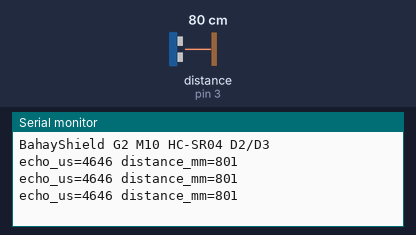
Recording of a sketch running on a simulated Arduino Uno, built with avr-gcc and run on an emulated ATmega328P. Parts: the last lines printed to the serial monitor. Wiring (inferred from the names in the program): ultrasonic range finder: trigger pin 2; echo pin 3. The inputs (shaded band) are chosen by the test bench; at power-on: distance to the obstacle (sensor on pin 3) 80 cm. The echo pulse lasts 58.3 µs per cm.

Above: at 1.8 s.
1.9 s: distance to the obstacle (sensor on pin 3) set to 2 cm
At 2.31 s:
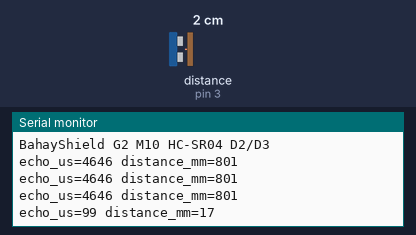
3.4 s: distance to the obstacle (sensor on pin 3) set to 4 cm
At 3.9 s:
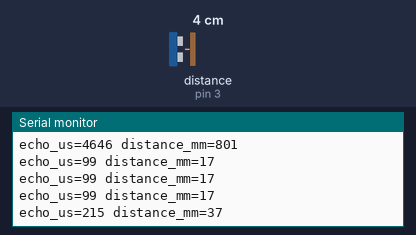
Timing chart, 0 to 6.4 s (numbered marks = the images above; inputs shaded):
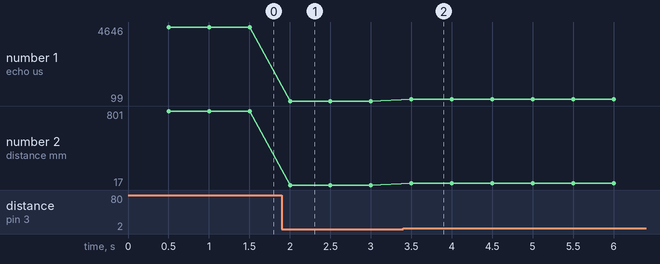

The sketch:

M10_HCSR04_Distance.ino
```cpp
constexpr byte TRIG_PIN = 2;
constexpr byte ECHO_PIN = 3;
constexpr unsigned long PRINT_INTERVAL_MS = 500;
constexpr unsigned long ECHO_TIMEOUT_US = 30000;

unsigned long lastPrintMs = 0;

unsigned long readDistanceUs() {
  digitalWrite(TRIG_PIN, LOW);
  delayMicroseconds(2);
  digitalWrite(TRIG_PIN, HIGH);
  delayMicroseconds(10);
  digitalWrite(TRIG_PIN, LOW);
  return pulseIn(ECHO_PIN, HIGH, ECHO_TIMEOUT_US);
}

void setup() {
  Serial.begin(115200);
  pinMode(TRIG_PIN, OUTPUT);
  pinMode(ECHO_PIN, INPUT);
  digitalWrite(TRIG_PIN, LOW);
  Serial.println(F("BahayShield G2 M10 HC-SR04 D2/D3"));
}

void loop() {
  const unsigned long now = millis();

  if (now - lastPrintMs >= PRINT_INTERVAL_MS) {
    lastPrintMs = now;
    const unsigned long echoUs = readDistanceUs();

    if (echoUs == 0) {
      Serial.println(F("distance_timeout"));
      return;
    }

    const unsigned long distanceMm = (echoUs * 10UL) / 58UL;
    Serial.print(F("echo_us="));
    Serial.print(echoUs);
    Serial.print(F(" distance_mm="));
    Serial.println(distanceMm);
  }
}
```

Measured:
- after the input at 1.9 s, the serial monitor: prints a new line after 0.10 s (image 1)
- after the input at 3.4 s, the serial monitor: prints a new line after 0.10 s (image 2)
- plotted number 1: 4646 → 99 after the input at 1.9 s, 99 → 215 after the input at 3.4 s
- plotted number 2: 801 → 17 after the input at 1.9 s, 17 → 37 after the input at 3.4 s
